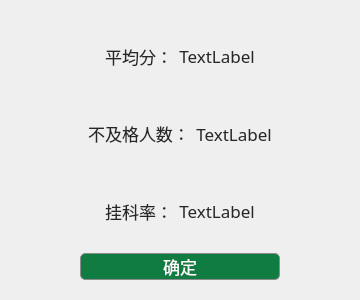
<?xml version="1.0" encoding="UTF-8"?>
<ui version="4.0">
 <class>Statics</class>
 <widget class="QWidget" name="Statics">
  <property name="geometry">
   <rect>
    <x>0</x>
    <y>0</y>
    <width>360</width>
    <height>300</height>
   </rect>
  </property>
  <property name="windowTitle">
   <string>Form</string>
  </property>
  <layout class="QVBoxLayout" name="verticalLayout_2">
   <item>
    <widget class="QWidget" name="widget" native="true">
     <layout class="QVBoxLayout" name="verticalLayout">
      <item>
       <layout class="QHBoxLayout" name="horizontalLayout_4">
        <item>
         <spacer name="horizontalSpacer_3">
          <property name="orientation">
           <enum>Qt::Horizontal</enum>
          </property>
          <property name="sizeHint" stdset="0">
           <size>
            <width>40</width>
            <height>20</height>
           </size>
          </property>
         </spacer>
        </item>
        <item>
         <widget class="QLabel" name="avg_label">
          <property name="font">
           <font>
            <family>微软雅黑</family>
            <pointsize>13</pointsize>
           </font>
          </property>
          <property name="styleSheet">
           <string notr="true">color: #262626;</string>
          </property>
          <property name="text">
           <string>平均分：</string>
          </property>
          <property name="alignment">
           <set>Qt::AlignCenter</set>
          </property>
         </widget>
        </item>
        <item>
         <widget class="QLabel" name="avg">
          <property name="font">
           <font>
            <family>微软雅黑</family>
            <pointsize>13</pointsize>
           </font>
          </property>
          <property name="styleSheet">
           <string notr="true">color: #262626;</string>
          </property>
          <property name="text">
           <string>TextLabel</string>
          </property>
          <property name="alignment">
           <set>Qt::AlignCenter</set>
          </property>
         </widget>
        </item>
        <item>
         <spacer name="horizontalSpacer_4">
          <property name="orientation">
           <enum>Qt::Horizontal</enum>
          </property>
          <property name="sizeHint" stdset="0">
           <size>
            <width>40</width>
            <height>20</height>
           </size>
          </property>
         </spacer>
        </item>
       </layout>
      </item>
      <item>
       <layout class="QHBoxLayout" name="horizontalLayout_3">
        <item>
         <spacer name="horizontalSpacer_5">
          <property name="orientation">
           <enum>Qt::Horizontal</enum>
          </property>
          <property name="sizeHint" stdset="0">
           <size>
            <width>40</width>
            <height>20</height>
           </size>
          </property>
         </spacer>
        </item>
        <item>
         <widget class="QLabel" name="count_level">
          <property name="font">
           <font>
            <family>微软雅黑</family>
            <pointsize>13</pointsize>
           </font>
          </property>
          <property name="styleSheet">
           <string notr="true">color: #262626;</string>
          </property>
          <property name="text">
           <string>不及格人数：</string>
          </property>
          <property name="alignment">
           <set>Qt::AlignCenter</set>
          </property>
         </widget>
        </item>
        <item>
         <widget class="QLabel" name="count">
          <property name="font">
           <font>
            <family>微软雅黑</family>
            <pointsize>13</pointsize>
           </font>
          </property>
          <property name="styleSheet">
           <string notr="true">color: #262626;</string>
          </property>
          <property name="text">
           <string>TextLabel</string>
          </property>
          <property name="alignment">
           <set>Qt::AlignCenter</set>
          </property>
         </widget>
        </item>
        <item>
         <spacer name="horizontalSpacer_6">
          <property name="orientation">
           <enum>Qt::Horizontal</enum>
          </property>
          <property name="sizeHint" stdset="0">
           <size>
            <width>40</width>
            <height>20</height>
           </size>
          </property>
         </spacer>
        </item>
       </layout>
      </item>
      <item>
       <layout class="QHBoxLayout" name="horizontalLayout_2">
        <item>
         <spacer name="horizontalSpacer_8">
          <property name="orientation">
           <enum>Qt::Horizontal</enum>
          </property>
          <property name="sizeHint" stdset="0">
           <size>
            <width>40</width>
            <height>20</height>
           </size>
          </property>
         </spacer>
        </item>
        <item>
         <widget class="QLabel" name="per_level">
          <property name="font">
           <font>
            <family>微软雅黑</family>
            <pointsize>13</pointsize>
           </font>
          </property>
          <property name="styleSheet">
           <string notr="true">color: #262626;</string>
          </property>
          <property name="text">
           <string>挂科率：</string>
          </property>
          <property name="alignment">
           <set>Qt::AlignCenter</set>
          </property>
         </widget>
        </item>
        <item>
         <widget class="QLabel" name="per">
          <property name="font">
           <font>
            <family>微软雅黑</family>
            <pointsize>13</pointsize>
           </font>
          </property>
          <property name="styleSheet">
           <string notr="true">color: #262626;</string>
          </property>
          <property name="text">
           <string>TextLabel</string>
          </property>
          <property name="alignment">
           <set>Qt::AlignCenter</set>
          </property>
         </widget>
        </item>
        <item>
         <spacer name="horizontalSpacer_7">
          <property name="orientation">
           <enum>Qt::Horizontal</enum>
          </property>
          <property name="sizeHint" stdset="0">
           <size>
            <width>40</width>
            <height>20</height>
           </size>
          </property>
         </spacer>
        </item>
       </layout>
      </item>
      <item>
       <layout class="QHBoxLayout" name="horizontalLayout">
        <item>
         <spacer name="horizontalSpacer">
          <property name="orientation">
           <enum>Qt::Horizontal</enum>
          </property>
          <property name="sizeHint" stdset="0">
           <size>
            <width>40</width>
            <height>20</height>
           </size>
          </property>
         </spacer>
        </item>
        <item>
         <widget class="QPushButton" name="Btn_yes">
          <property name="minimumSize">
           <size>
            <width>200</width>
            <height>0</height>
           </size>
          </property>
          <property name="maximumSize">
           <size>
            <width>200</width>
            <height>16777215</height>
           </size>
          </property>
          <property name="sizeIncrement">
           <size>
            <width>3</width>
            <height>0</height>
           </size>
          </property>
          <property name="font">
           <font>
            <family>微软雅黑</family>
            <pointsize>13</pointsize>
           </font>
          </property>
          <property name="styleSheet">
           <string notr="true">QPushButton {
	border: 1 solid #8c8c8c;
	border-radius: 5px;
	background : #107C41;
	color: #ffffff;
	
}

QPushButton:hover {
    background-color: #0F703B;
}

QPushButton:pressed {
    background-color: #107C41;
	border: 1 solid #000000;
}</string>
          </property>
          <property name="text">
           <string>确定</string>
          </property>
         </widget>
        </item>
        <item>
         <spacer name="horizontalSpacer_2">
          <property name="orientation">
           <enum>Qt::Horizontal</enum>
          </property>
          <property name="sizeHint" stdset="0">
           <size>
            <width>40</width>
            <height>20</height>
           </size>
          </property>
         </spacer>
        </item>
       </layout>
      </item>
     </layout>
    </widget>
   </item>
  </layout>
 </widget>
 <resources/>
 <connections/>
</ui>
